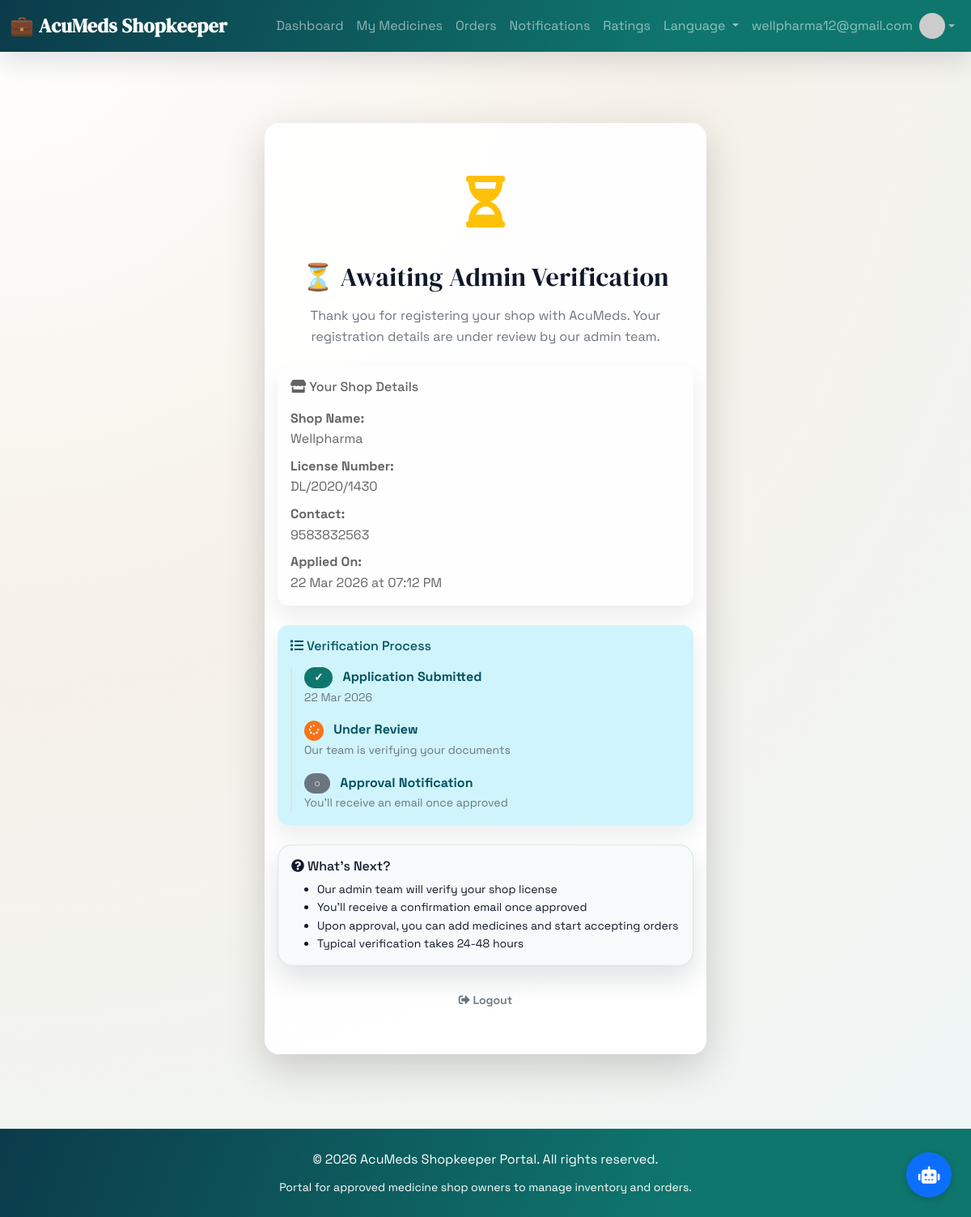
The app's page /pending-verification (signed in) with its own data.
### app/models.py (models this page shows, shortened)
class User(UserMixin, db.Model):
    __tablename__ = 'users'
    id = db.Column(db.Integer, primary_key=True)
    username = db.Column(db.String(80), unique=True, nullable=False)
    email = db.Column(db.String(120), unique=True, nullable=False)
    password_hash = db.Column(db.String(255), nullable=False)
    full_name = db.Column(db.String(120), nullable=False)
    phone = db.Column(db.String(20))
    address = db.Column(db.Text)
    city = db.Column(db.String(80))
    created_at = db.Column(db.DateTime, default=datetime.utcnow)
    shopkeeper = db.relationship('Shopkeeper', backref='user', uselist=False, cascade='all, delete-orphan')
    ratings = db.relationship('MedicineRating', backref='user', lazy=True, cascade='all, delete-orphan')

class Shopkeeper(db.Model):
    __tablename__ = 'shopkeepers'
    id = db.Column(db.Integer, primary_key=True)
    user_id = db.Column(db.Integer, db.ForeignKey('users.id'), nullable=False, unique=True)
    shop_name = db.Column(db.String(120), nullable=False)
    license_number = db.Column(db.String(80), nullable=False)
    license_document = db.Column(db.String(255))
    contact_number = db.Column(db.String(20), nullable=False)
    city = db.Column(db.String(80))
    verified = db.Column(db.Boolean, default=False)  # Admin verification status
    verified_at = db.Column(db.DateTime, nullable=True)
    verification_notes = db.Column(db.Text)
    created_at = db.Column(db.DateTime, default=datetime.utcnow)
    medicines = db.relationship('Medicine', backref='shopkeeper', lazy=True, cascade='all, delete-orphan')

### app/routes.py (the view)
@dashboard_bp.route('/pending-verification')
@shopkeeper_required
def pending_verification():
    shopkeeper = Shopkeeper.query.filter_by(user_id=current_user.id).first()
    if shopkeeper.verified:
        return redirect(url_for('dashboard.index'))
    return render_template('dashboard/pending_verification.html', shopkeeper=shopkeeper)

### app/localization.py (called while the page is built)
def get_current_language():
    saved_language = session.get('language')
    if saved_language:
        return normalize_language(saved_language)
    accept_languages = getattr(request, 'accept_languages', None)
    if accept_languages:
        matched = accept_languages.best_match(list(SUPPORTED_LANGUAGES.keys()))
        if matched:
            return matched
    return DEFAULT_LANGUAGE

def get_language_options():
    return [(code, label) for code, label in SUPPORTED_LANGUAGES.items()]

def translate(key, **kwargs):
    language_code = get_current_language()
    language_catalog = TRANSLATIONS.get(language_code, TRANSLATIONS[DEFAULT_LANGUAGE])
    text = language_catalog.get(key, TRANSLATIONS[DEFAULT_LANGUAGE].get(key, key))
    if kwargs:
        return text.format(**kwargs)
    return text

### app/routes.py (called while the page is built)
def shopkeeper_required(f):
    @wraps(f)
    def decorated_function(*args, **kwargs):
        if not current_user.is_authenticated:
            flash(t('messages.login_required'), 'warning')
            return redirect(url_for('auth.login'))
        session.permanent = True
        session.modified = True
        try:
            shopkeeper = Shopkeeper.query.filter_by(user_id=current_user.id).first()
            if not shopkeeper:
                flash(t('messages.shopkeeper_profile_missing'), 'danger')
                logout_user()
                return redirect(url_for('auth.login'))
        except Exception as e:
            print(f"Database error in shopkeeper_required: {str(e)}")
            flash(t('messages.database_error'), 'danger')
            return redirect(url_for('auth.login'))
        return f(*args, **kwargs)
    return decorated_function

### templates/dashboard/pending_verification.html (shortened to what this page needs)
{% extends "base.html" %}
{% block content %}
<div class="row justify-content-center mt-5">
    <div class="col-lg-6">
        <div class="card shadow-lg border-0">
            <div class="card-body text-center py-5">
                <div style="font-size: 4rem; color: #ffc107; margin-bottom: 20px;">
                    <i class="fas fa-hourglass-half"></i>
                </div>
                <h2 class="mb-3">⏳ Awaiting Admin Verification</h2>
                <p class="text-muted mb-4">
                    Thank you for registering your shop with AcuMeds.
                    Your registration details are under review by our admin team.
                </p>
                <div class="alert alert-light text-start mb-4">
                    <h6 class="mb-3"><i class="fas fa-store"></i> Your Shop Details</h6>
                    <p class="mb-2">
                        <strong>Shop Name:</strong><br>
                        {{ shopkeeper.shop_name }}
                    </p>
                    <p class="mb-2">
                        <strong>License Number:</strong><br>
                        {{ shopkeeper.license_number }}
                    </p>
                    <p class="mb-2">
                        <strong>Contact:</strong><br>
                        {{ shopkeeper.contact_number }}
                    </p>
                    <p class="mb-0">
                        <strong>Applied On:</strong><br>
                        {{ shopkeeper.created_at.strftime('%d %b %Y at %I:%M %p') }}
                    </p>
                </div>
                <div class="alert alert-info mb-4">
                    <h6 class="mb-3 text-start"><i class="fas fa-list"></i> Verification Process</h6>
                    <div class="timeline text-start">
                        <div class="mb-3">
                            <span class="badge bg-success me-2">✓</span>
                            <strong>Application Submitted</strong>
                            <small class="text-muted d-block">{{ shopkeeper.created_at.strftime('%d %b %Y') }}</small>
                        </div>
                        <div class="mb-3">
                            <span class="badge bg-warning me-2" style="width: 24px; border-radius: 50%; display: inline-flex; align-items: center; justify-content: center;">
                                <i class="fas fa-spinner fa-spin" style="font-size: 0.8rem;"></i>
                            </span>
                            <strong>Under Review</strong>
                            <small class="text-muted d-block">Our team is verifying your documents</small>
                        </div>
                        <div>
                            <span class="badge bg-secondary me-2">○</span>
                            <strong>Approval Notification</strong>
                            <small class="text-muted d-block">You'll receive an email once approved</small>
                        </div>
                    </div>
                </div>
                <div class="card card-sm bg-light mb-4">
                    <div class="card-body text-start">
                        <h6 class="card-title"><i class="fas fa-question-circle"></i> What's Next?</h6>
                        <ul class="small mb-0">
                            <li>Our admin team will verify your shop license</li>
                            <li>You'll receive a confirmation email once approved</li>
                            <li>Upon approval, you can add medicines and start accepting orders</li>
                            <li>Typical verification takes 24-48 hours</li>
                        </ul>
                    </div>
                </div>
                <a href="{{ url_for('auth.logout') }}" class="btn btn-outline-secondary btn-sm">
                    <i class="fas fa-sign-out-alt"></i> Logout
                </a>
            </div>
        </div>
    </div>
</div>
{% endblock %}

### templates/base.html (shortened to what this page needs)
<!DOCTYPE html>
<html lang="{{ current_language or 'en' }}">
<head>
    <link href="https://cdn.jsdelivr.net/npm/bootstrap@5.1.3/dist/css/bootstrap.min.css" rel="stylesheet">
    <link rel="stylesheet" href="https://cdnjs.cloudflare.com/ajax/libs/font-awesome/5.15.4/css/all.min.css">
    <link rel="stylesheet" href="{{ url_for('static', filename='css/style.css') }}">
</head>
<body>
    <nav class="navbar navbar-expand-lg navbar-dark bg-primary">
        <div class="container-fluid">
            <a class="navbar-brand fw-bold" href="/">
                💼 {{ t('app.name') }}
            </a>
            <div class="collapse navbar-collapse" id="navbarNav">
                <ul class="navbar-nav ms-auto align-items-center">
                    {% if current_user.is_authenticated %}
                        <li class="nav-item">
                            <a class="nav-link" href="/">{{ t('nav.dashboard') }}</a>
                        </li>
                        <li class="nav-item">
                            <a class="nav-link" href="/medicines">{{ t('nav.my_medicines') }}</a>
                        </li>
                        <li class="nav-item">
                            <a class="nav-link" href="/orders">{{ t('nav.orders') }}</a>
                        </li>
                        <li class="nav-item">
                            <a class="nav-link" href="{{ url_for('dashboard.notifications') }}">
                                {{ t('nav.notifications') }}
                            </a>
                        </li>
                        <li class="nav-item">
                            <a class="nav-link" href="{{ url_for('dashboard.ratings') }}">{{ t('nav.ratings') }}</a>
                        </li>
                        <li class="nav-item dropdown">
                            <a class="nav-link dropdown-toggle" href="#" id="languageDropdown" role="button" data-bs-toggle="dropdown" aria-expanded="false">
                                {{ t('nav.language') }}
                            </a>
                        </li>
                        <li class="nav-item dropdown">
                            <a class="nav-link dropdown-toggle d-flex align-items-center" href="#" id="userDropdown" role="button" data-bs-toggle="dropdown" aria-expanded="false">
                                <span class="me-2">{{ current_user.username }}</span>
                                <img src="https://ui-avatars.com/api/?name={{ current_user.username|urlencode }}&background=0D6EFD&color=fff&rounded=true" alt="avatar" style="width:32px;height:32px;border-radius:50%;">
                            </a>
                        </li>
                    {% endif %}
                </ul>
            </div>
        </div>
    </nav>
    <main class="py-4">
        <div class="container">
            {% block content %}{% endblock %}
        </div>
    </main>
    <footer class="bg-dark text-white text-center py-4 mt-5">
        <div class="container">
            <p class="mb-2">{{ t('footer.copyright') }}</p>
            <p class="mb-0">
                <small>{{ t('footer.disclaimer') }}</small>
            </p>
        </div>
    </footer>
    <div id="ai-chatbot-widget" style="position: fixed; bottom: 24px; right: 24px; z-index: 9999;">
        <div id="ai-chatbot-toggle" style="background: #0d6efd; color: #fff; border-radius: 50%; width: 56px; height: 56px; display: flex; align-items: center; justify-content: center; cursor: pointer; box-shadow: 0 2px 8px rgba(0,0,0,0.2);">
            <i class="fas fa-robot fa-lg"></i>
        </div>
    </div>
</body>
</html>

### static/css/style.css (style rules this page uses)
:root { --ink: #0f172a; --primary-color: #0f766e; --secondary-color: #0b3b4a; --accent-color: #f97352; --success-color: #0f766e; --danger-color: #dc2626; --warning-color: #f97316; --info-color: #0891b2; --surface-color: rgba(255, 255, 255, 0.96); --border-color: rgba(15, 118, 110, 0.14); --shadow-color: rgba(15, 23, 42, 0.12); }
* { margin: 0; padding: 0; box-sizing: border-box; }
body { font-family: 'Space Grotesk', sans-serif; line-height: 1.6; color: var(--ink); background: radial-gradient(circle at top left, #ffffff 0%, #f6f1e9 40%, #eef6f6 100%); }
h1, h2, h3, h4, .navbar-brand { font-family: 'DM Serif Display', serif; letter-spacing: 0.3px; }
.navbar { background: linear-gradient(110deg, var(--secondary-color) 0%, var(--primary-color) 70%); box-shadow: 0 12px 30px var(--shadow-color); }
.navbar-brand { font-weight: 700; font-size: 1.5rem; }
.card { border: 1px solid var(--border-color); border-radius: 18px; box-shadow: 0 16px 32px var(--shadow-color); margin-bottom: 20px; background: var(--surface-color); transition: transform 0.3s ease, box-shadow 0.3s ease; overflow: hidden; }
.badge { padding: 6px 12px; border-radius: 999px; font-size: 0.85rem; font-weight: 600; }
.btn { border: none; border-radius: 999px; font-weight: 600; padding: 8px 16px; transition: all 0.3s ease; }
.alert { border: none; border-radius: 14px; box-shadow: 0 12px 24px rgba(15, 23, 42, 0.08); }
footer { margin-top: 50px; border-top: 1px solid rgba(15, 118, 110, 0.12); background: linear-gradient(110deg, var(--secondary-color) 0%, var(--primary-color) 70%); color: #fff; }
.bg-primary, .bg-success { background-color: var(--primary-color) !important; }
.bg-warning { background-color: var(--warning-color) !important; }

### templates/dashboard/pending_verification.html (style rules this page uses)
.timeline { border-left: 2px solid #dee2e6; padding-left: 15px; }

### records on screen
User: username "wellpharma12@gmail.com"
Shopkeeper: shop_name "Wellpharma", license_number "DL/2020/1430", contact_number "9583832563", created_at "22 Mar 2026 at 07:12 PM", created_at "22 Mar 2026"

### other values on screen
{{ t('app.name') }} "AcuMeds Shopkeeper"
{{ t('nav.dashboard') }} "Dashboard"
{{ t('nav.my_medicines') }} "My Medicines"
{{ t('nav.orders') }} "Orders"
{{ t('nav.notifications') }} "Notifications"
{{ t('nav.ratings') }} "Ratings"
{{ t('nav.language') }} "Language"
{{ t('footer.copyright') }} "© 2026 AcuMeds Shopkeeper Portal. All rights reserved."
{{ t('footer.disclaimer') }} "Portal for approved medicine shop owners to manage inventory and orders."
